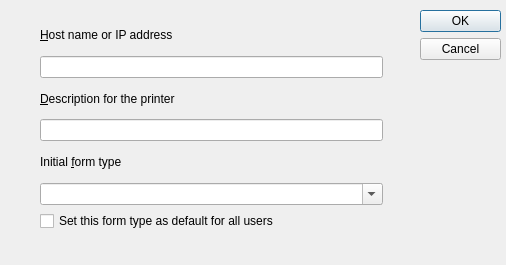
<?xml version="1.0" encoding="UTF-8"?>
<ui version="4.0">
 <class>netinstdlg</class>
 <widget class="QDialog" name="netinstdlg">
  <property name="geometry">
   <rect>
    <x>0</x>
    <y>0</y>
    <width>506</width>
    <height>265</height>
   </rect>
  </property>
  <property name="windowTitle">
   <string>Install network server device</string>
  </property>
  <widget class="QDialogButtonBox" name="buttonBox">
   <property name="geometry">
    <rect>
     <x>420</x>
     <y>10</y>
     <width>81</width>
     <height>181</height>
    </rect>
   </property>
   <property name="orientation">
    <enum>Qt::Vertical</enum>
   </property>
   <property name="standardButtons">
    <set>QDialogButtonBox::Cancel|QDialogButtonBox::Ok</set>
   </property>
  </widget>
  <widget class="QWidget" name="layoutWidget">
   <property name="geometry">
    <rect>
     <x>40</x>
     <y>20</y>
     <width>343</width>
     <height>211</height>
    </rect>
   </property>
   <layout class="QVBoxLayout" name="verticalLayout">
    <item>
     <widget class="QLabel" name="label">
      <property name="text">
       <string>&amp;Host name or IP address</string>
      </property>
      <property name="buddy">
       <cstring>devname</cstring>
      </property>
     </widget>
    </item>
    <item>
     <widget class="QLineEdit" name="devname">
      <property name="toolTip">
       <string>This is what will be quoted using $SPOOLDEV usually
the host name or IP address</string>
      </property>
      <property name="maxLength">
       <number>29</number>
      </property>
     </widget>
    </item>
    <item>
     <widget class="QLabel" name="label_2">
      <property name="text">
       <string>&amp;Description for the printer</string>
      </property>
      <property name="buddy">
       <cstring>description</cstring>
      </property>
     </widget>
    </item>
    <item>
     <widget class="QLineEdit" name="description">
      <property name="toolTip">
       <string>This should be a helpful description of the printer</string>
      </property>
      <property name="maxLength">
       <number>41</number>
      </property>
     </widget>
    </item>
    <item>
     <widget class="QLabel" name="label_3">
      <property name="text">
       <string>Initial &amp;form type</string>
      </property>
      <property name="buddy">
       <cstring>formtype</cstring>
      </property>
     </widget>
    </item>
    <item>
     <widget class="QComboBox" name="formtype">
      <property name="toolTip">
       <string>Specify the initial form type for the printer</string>
      </property>
      <property name="editable">
       <bool>true</bool>
      </property>
     </widget>
    </item>
    <item>
     <widget class="QCheckBox" name="setdef">
      <property name="toolTip">
       <string>Check here to make this the default form type for all users</string>
      </property>
      <property name="text">
       <string>Set this form type as default for all users</string>
      </property>
     </widget>
    </item>
   </layout>
  </widget>
 </widget>
 <tabstops>
  <tabstop>devname</tabstop>
  <tabstop>description</tabstop>
  <tabstop>formtype</tabstop>
  <tabstop>setdef</tabstop>
  <tabstop>buttonBox</tabstop>
 </tabstops>
 <resources/>
 <connections>
  <connection>
   <sender>buttonBox</sender>
   <signal>accepted()</signal>
   <receiver>netinstdlg</receiver>
   <slot>accept()</slot>
   <hints>
    <hint type="sourcelabel">
     <x>248</x>
     <y>254</y>
    </hint>
    <hint type="destinationlabel">
     <x>157</x>
     <y>274</y>
    </hint>
   </hints>
  </connection>
  <connection>
   <sender>buttonBox</sender>
   <signal>rejected()</signal>
   <receiver>netinstdlg</receiver>
   <slot>reject()</slot>
   <hints>
    <hint type="sourcelabel">
     <x>316</x>
     <y>260</y>
    </hint>
    <hint type="destinationlabel">
     <x>286</x>
     <y>274</y>
    </hint>
   </hints>
  </connection>
 </connections>
</ui>
